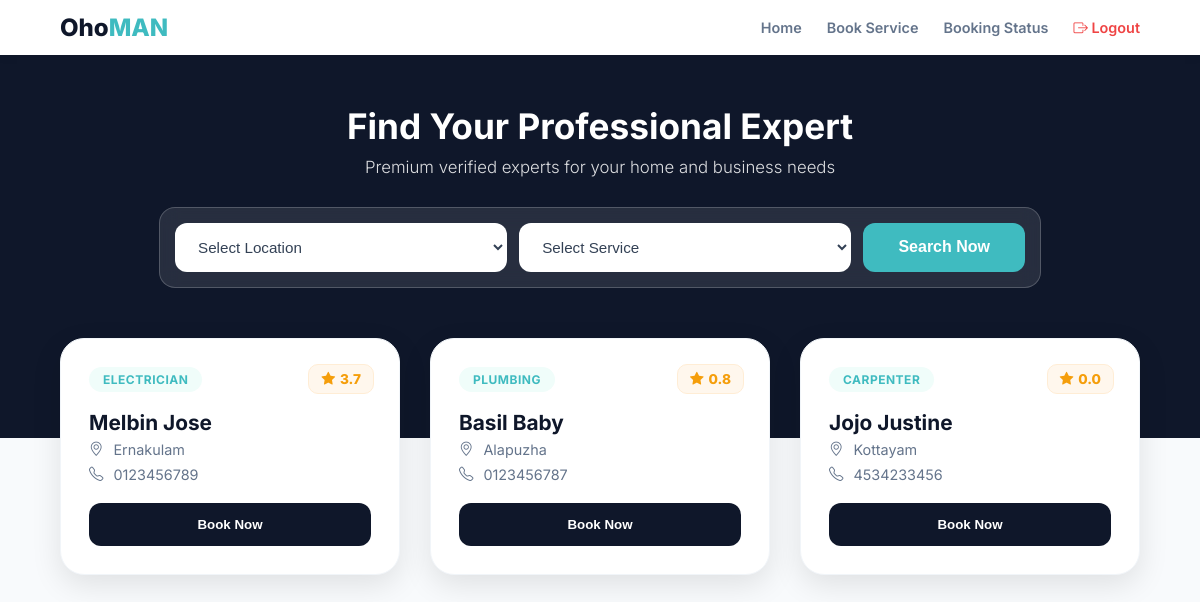
Page /service_booking/ on the committed database.
### OhoMANApp/models.py (models this page shows, shortened)
class serviceprov_reg(models.Model):
    name=models.CharField(max_length=100)
    email=models.CharField(max_length=50)
    phno=models.CharField(max_length=50)
    service=models.ForeignKey(services,on_delete=models.CASCADE)
    baseprice=models.IntegerField()
    servicedetails=models.CharField(max_length=500)
    location=models.CharField(max_length=50)
    license=models.FileField(max_length=50)
    status=models.CharField(max_length=50)

class services(models.Model):
    name=models.CharField(max_length=100)
    image=models.FileField(max_length=50)

### OhoMANApp/views.py (the view)
# urls.py: path('service_booking/', views.service_booking),
def service_booking(request):
    locations = serviceprov_reg.objects.filter(status='confirm').values('location').distinct()
    all_categories = services.objects.all()
    if request.method == 'POST':
        loc_query = request.POST.get('location')
        service_name_query = request.POST.get('servicename')
        query = Q(status='confirm')
        if loc_query:
            query &= Q(location=loc_query)
        if service_name_query:
            try:
                service_obj = services.objects.get(name=service_name_query)
                query &= Q(service=str(service_obj.id))
            except services.DoesNotExist:
                pass
        results = serviceprov_reg.objects.filter(query).annotate(
            avg_rating=Avg('booking__rating')
        )
        return render(request, 'service_booking.html', {
            'data1': locations, 'data2': all_categories, 'results': results
        })
    else:
        results = serviceprov_reg.objects.filter(status='confirm').annotate(
            avg_rating=Avg('booking__rating')
        )
        return render(request, 'service_booking.html', {
            'data1': locations, 'data2': all_categories, 'results': results
        })

### templates/service_booking.html (shortened to what this page needs)
<!DOCTYPE html>
<html lang="en">
<head>
    <link rel="stylesheet" href="https://cdn.jsdelivr.net/npm/bootstrap-icons@1.11.0/font/bootstrap-icons.css">
</head>
<body>
<nav class="navbar">
    <a href="/" class="logo">Oho<span>MAN</span></a>
    <div class="nav-links">
        <a href="/">Home</a>
        <a href="/service_booking/">Book Service</a>
        <a href="/booking_status/">Booking Status</a>
        <a href="/logout/" class="logout-link"><i class="bi bi-box-arrow-right"></i> Logout</a>
    </div>
</nav>
<header class="search-container">
    <h1>Find Your Professional Expert</h1>
    <p>Premium verified experts for your home and business needs</p>
    <form method="POST" action="/service_booking/" class="search-card">
        <select name="location">
            <option value="">Select Location</option>
        </select>
        <select name="servicename">
            <option value="">Select Service</option>
        </select>
        <button type="submit" class="btn-search">Search Now</button>
    </form>
</header>
<main class="results-grid">
    {% for i in results %}
    <div class="provider-card">
        <div class="rating-badge">
            <i class="bi bi-star-fill"></i>
            {% if i.avg_rating %}
                {{ i.avg_rating|floatformat:1 }}
            {% else %}
                0.0
            {% endif %}
        </div>
        <div class="dept-tag">{{ i.service.name }}</div>
        <div class="provider-name">{{ i.name }}</div>
        <div class="info-row">
            <i class="bi bi-geo-alt"></i> {{ i.location }}
        </div>
        <div class="info-row">
            <i class="bi bi-telephone"></i> {{ i.phno }}
        </div>
        <form action="/booking_form/" method="POST">
            <button type="submit" class="btn-book">Book Now</button>
        </form>
    </div>
    {% empty %}
    <div style="grid-column: 1 / -1; text-align: center; padding: 60px; color: var(--white); opacity: 0.8;"> <i class="bi bi-search" style="font-size: 3rem; opacity: 0.5;"></i>
        <p style="margin-top: 15px; font-size: 1.1rem;">No experts found matching your criteria.</p>
    </div>
    {% endfor %}
</main>
</body>
</html>

### templates/service_booking.html (style rules this page uses)
:root { --primary-navy: #0f172a; --accent-teal: #3fbbc0; --light-bg: #f8fafc; --text-main: #334155; --text-muted: #64748b; --white: #ffffff; --amber: #f59e0b; --danger-red: #ef4444; }
body { font-family: 'Inter', sans-serif; margin: 0; background: var(--light-bg); color: var(--text-main); }
.navbar { background: var(--white); padding: 0.8rem 5%; display: flex; justify-content: space-between; align-items: center; box-shadow: 0 2px 10px rgba(0,0,0,0.05); position: sticky; top: 0; z-index: 1000; }
.logo { font-size: 1.5rem; font-weight: 800; color: var(--primary-navy); text-decoration: none; }
.logo span { color: var(--accent-teal); }
.nav-links { display: flex; align-items: center; gap: 25px; }
.nav-links a { color: var(--text-muted); text-decoration: none; font-size: 0.9rem; font-weight: 600; }
.logout-link { color: var(--danger-red) !important; }
.search-container { background: var(--primary-navy); padding: 50px 5% 150px 5%; text-align: center; color: white; position: relative; overflow: visible; }
.search-container h1 { font-size: 2.2rem; margin: 0 0 10px 0; font-weight: 700; }
.search-container p { margin: 0 0 30px 0; font-size: 1.05rem; opacity: 0.85; font-weight: 300; }
.search-card { background: rgba(255, 255, 255, 0.1); backdrop-filter: blur(10px); padding: 15px; border-radius: 16px; display: flex; gap: 12px; max-width: 850px; margin: 0 auto; border: 1px solid rgba(255, 255, 255, 0.2); }
.search-card select { flex: 1; padding: 14px 18px; border: 1px solid transparent; border-radius: 12px; font-size: 0.95rem; outline: none; background: white; color: var(--text-main); }
.btn-search { background: var(--accent-teal); color: white; border: none; padding: 0 35px; border-radius: 12px; font-weight: 700; font-size: 1rem; cursor: pointer; transition: all 0.3s; }
.results-grid { display: grid; grid-template-columns: repeat(auto-fill, minmax(320px, 1fr)); gap: 30px; padding: 0 5% 60px 5%; margin-top: -100px; position: relative; z-index: 10; }
.provider-card { background: var(--white); border-radius: 24px; padding: 28px; box-shadow: 0 10px 30px rgba(0,0,0,0.1); transition: all 0.3s ease; position: relative; border: 1px solid #f1f5f9; }
.rating-badge { position: absolute; top: 25px; right: 25px; background: #fff7ed; color: var(--amber); padding: 6px 12px; border-radius: 10px; font-weight: 800; font-size: 0.85rem; display: flex; align-items: center; gap: 5px; border: 1px solid #ffedd5; }
.provider-name { font-size: 1.3rem; font-weight: 700; color: var(--primary-navy); margin-bottom: 6px; }
.dept-tag { display: inline-block; background: #f0fdfa; color: var(--accent-teal); padding: 5px 14px; border-radius: 50px; font-size: 0.75rem; font-weight: 700; margin-bottom: 18px; text-transform: uppercase; letter-spacing: 0.5px; }
.info-row { display: flex; align-items: center; gap: 10px; color: var(--text-muted); font-size: 0.9rem; margin-bottom: 8px; }
.btn-book { width: 100%; margin-top: 20px; padding: 14px; background: var(--primary-navy); color: white; border: none; border-radius: 12px; font-weight: 700; cursor: pointer; transition: 0.3s; text-decoration: none; display: block; text-align: center; }

### rows in the picture
serviceprov_reg: avg_rating "3.7", service.name "ELECTRICIAN", name "Melbin Jose", location "Ernakulam", phno "0123456789"
serviceprov_reg: avg_rating "0.8", service.name "PLUMBING", name "Basil Baby", location "Alapuzha", phno "0123456787"
serviceprov_reg: shows "0.0", service.name "CARPENTER", name "Jojo Justine", location "Kottayam", phno "4534233456"
